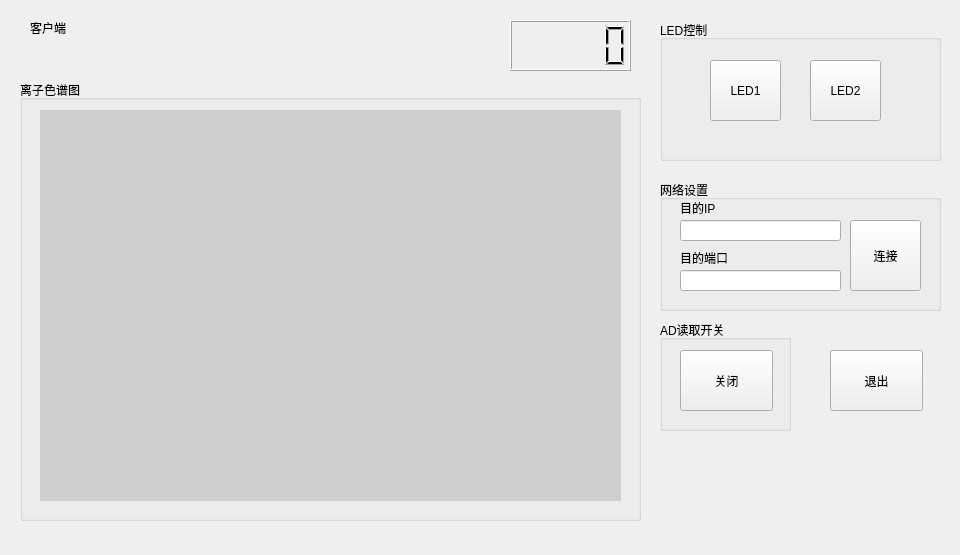
<?xml version="1.0" encoding="UTF-8"?>
<ui version="4.0">
 <class>MainWidget</class>
 <widget class="QWidget" name="MainWidget">
  <property name="geometry">
   <rect>
    <x>0</x>
    <y>0</y>
    <width>960</width>
    <height>555</height>
   </rect>
  </property>
  <property name="windowTitle">
   <string>MainWidget</string>
  </property>
  <widget class="QGroupBox" name="groupBox">
   <property name="geometry">
    <rect>
     <x>660</x>
     <y>180</y>
     <width>281</width>
     <height>131</height>
    </rect>
   </property>
   <property name="title">
    <string>网络设置</string>
   </property>
   <widget class="QLabel" name="label">
    <property name="geometry">
     <rect>
      <x>20</x>
      <y>70</y>
      <width>91</width>
      <height>16</height>
     </rect>
    </property>
    <property name="text">
     <string>目的端口</string>
    </property>
   </widget>
   <widget class="QLineEdit" name="edit_port">
    <property name="geometry">
     <rect>
      <x>20</x>
      <y>90</y>
      <width>161</width>
      <height>21</height>
     </rect>
    </property>
   </widget>
   <widget class="QLabel" name="label_3">
    <property name="geometry">
     <rect>
      <x>20</x>
      <y>20</y>
      <width>72</width>
      <height>15</height>
     </rect>
    </property>
    <property name="text">
     <string>目的IP</string>
    </property>
   </widget>
   <widget class="QLineEdit" name="edit_ip">
    <property name="geometry">
     <rect>
      <x>20</x>
      <y>40</y>
      <width>161</width>
      <height>21</height>
     </rect>
    </property>
   </widget>
   <widget class="QPushButton" name="btn_conn">
    <property name="geometry">
     <rect>
      <x>190</x>
      <y>40</y>
      <width>71</width>
      <height>71</height>
     </rect>
    </property>
    <property name="text">
     <string>连接</string>
    </property>
   </widget>
  </widget>
  <widget class="QGroupBox" name="groupBox_2">
   <property name="geometry">
    <rect>
     <x>20</x>
     <y>80</y>
     <width>621</width>
     <height>441</height>
    </rect>
   </property>
   <property name="title">
    <string>离子色谱图</string>
   </property>
   <widget class="QCustomPlot" name="plot" native="true">
    <property name="geometry">
     <rect>
      <x>20</x>
      <y>30</y>
      <width>581</width>
      <height>391</height>
     </rect>
    </property>
    <property name="autoFillBackground">
     <bool>false</bool>
    </property>
    <property name="styleSheet">
     <string notr="true">background-color: rgb(206, 206, 206);</string>
    </property>
   </widget>
  </widget>
  <widget class="QGroupBox" name="groupBox_3">
   <property name="geometry">
    <rect>
     <x>660</x>
     <y>20</y>
     <width>281</width>
     <height>141</height>
    </rect>
   </property>
   <property name="title">
    <string>LED控制</string>
   </property>
   <widget class="QPushButton" name="btn_led1">
    <property name="geometry">
     <rect>
      <x>50</x>
      <y>40</y>
      <width>71</width>
      <height>61</height>
     </rect>
    </property>
    <property name="text">
     <string>LED1</string>
    </property>
   </widget>
   <widget class="QPushButton" name="btn_led2">
    <property name="geometry">
     <rect>
      <x>150</x>
      <y>40</y>
      <width>71</width>
      <height>61</height>
     </rect>
    </property>
    <property name="text">
     <string>LED2</string>
    </property>
   </widget>
  </widget>
  <widget class="QPushButton" name="btn_quit">
   <property name="geometry">
    <rect>
     <x>830</x>
     <y>350</y>
     <width>93</width>
     <height>61</height>
    </rect>
   </property>
   <property name="text">
    <string>退出</string>
   </property>
  </widget>
  <widget class="QLCDNumber" name="lcd_vol">
   <property name="geometry">
    <rect>
     <x>510</x>
     <y>20</y>
     <width>121</width>
     <height>51</height>
    </rect>
   </property>
  </widget>
  <widget class="QLabel" name="label_2">
   <property name="geometry">
    <rect>
     <x>30</x>
     <y>20</y>
     <width>72</width>
     <height>15</height>
    </rect>
   </property>
   <property name="text">
    <string>客户端</string>
   </property>
  </widget>
  <widget class="QGroupBox" name="groupBox_4">
   <property name="geometry">
    <rect>
     <x>660</x>
     <y>320</y>
     <width>131</width>
     <height>111</height>
    </rect>
   </property>
   <property name="title">
    <string>AD读取开关</string>
   </property>
   <widget class="QPushButton" name="btn_adSwitch">
    <property name="geometry">
     <rect>
      <x>20</x>
      <y>30</y>
      <width>93</width>
      <height>61</height>
     </rect>
    </property>
    <property name="text">
     <string>关闭</string>
    </property>
   </widget>
  </widget>
 </widget>
 <layoutdefault spacing="6" margin="11"/>
 <customwidgets>
  <customwidget>
   <class>QCustomPlot</class>
   <extends>QWidget</extends>
   <header>qcustomplot.h</header>
   <container>1</container>
  </customwidget>
 </customwidgets>
 <resources/>
 <connections/>
</ui>
